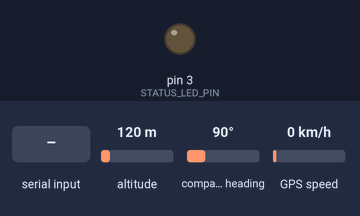
Bench run of a sketch on a simulated Arduino Mega 2560, built with avr-gcc and run on an emulated ATmega2560. Shown: output pins drawn as LEDs (lit = HIGH). The test bench sets the inputs (shaded band); at power-on: altitude 120 m, compass heading 90°, GPS speed 0 km/h. The GPS gets a fix after 3 s at 37.7749, -122.4194 with 8 satellites; what the sketch prints to the serial monitor is not drawn.

Above: at 0.6 s.
At 8.9 s:
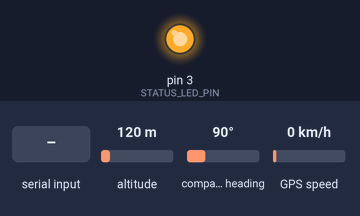
9.0 s: altitude set to 20 m
12.6 s: "$\n" received over the second serial link
16.2 s: altitude set to 500 m
Timing chart, 0 to 19.2 s (numbered marks = the images above; inputs shaded):
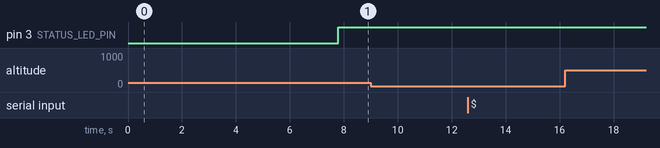

The sketch:

RocketGpsDebug.ino
```cpp
#include <Arduino.h>
#include "src/TinyGPS++.h"

// Rocket GPS-only debug firmware for Teensy 4.1.
// Keeps the test isolated from LoRa, IMU, barometer, SD, and NAND.

#define GPS_SERIAL Serial1
#define GPS_BAUD 9600
#define STATUS_LED_PIN 3
#define STATUS_PRINT_MS 1000
#define GPS_STALE_MS 3000

TinyGPSPlus gps;

static uint32_t lastPrintMs = 0;
static uint32_t lastGpsByteMs = 0;
static uint32_t lastFixMs = 0;
static bool ledState = false;
static char nmeaLine[128];
static uint8_t nmeaLen = 0;

static void printHexByte(uint8_t b) {
  if (b < 16) Serial.print('0');
  Serial.print(b, HEX);
}

static void sendUbx(const uint8_t *msg, size_t len) {
  GPS_SERIAL.write(msg, len);
  GPS_SERIAL.flush();
}

static void sendUbxPacket(uint8_t cls, uint8_t id, const uint8_t *payload, uint16_t payloadLen) {
  uint8_t ckA = 0;
  uint8_t ckB = 0;

  auto updateChecksum = [&](uint8_t b) {
    ckA = (uint8_t)(ckA + b);
    ckB = (uint8_t)(ckB + ckA);
  };

  GPS_SERIAL.write(0xB5);
  GPS_SERIAL.write(0x62);

  GPS_SERIAL.write(cls);
  updateChecksum(cls);

  GPS_SERIAL.write(id);
  updateChecksum(id);

  uint8_t lenLo = (uint8_t)(payloadLen & 0xFF);
  uint8_t lenHi = (uint8_t)((payloadLen >> 8) & 0xFF);
  GPS_SERIAL.write(lenLo);
  updateChecksum(lenLo);
  GPS_SERIAL.write(lenHi);
  updateChecksum(lenHi);

  for (uint16_t i = 0; i < payloadLen; ++i) {
    GPS_SERIAL.write(payload[i]);
    updateChecksum(payload[i]);
  }

  GPS_SERIAL.write(ckA);
  GPS_SERIAL.write(ckB);
  GPS_SERIAL.flush();
}

static bool waitForUbxAck(uint8_t cls, uint8_t id, uint32_t timeoutMs) {
  uint8_t ack[10] = {0};
  size_t pos = 0;
  uint32_t startMs = millis();

  while ((millis() - startMs) < timeoutMs) {
    while (GPS_SERIAL.available() > 0) {
      uint8_t c = (uint8_t)GPS_SERIAL.read();
      handleNmeaByte((char)c);
      gps.encode((char)c);
      lastGpsByteMs = millis();

      if (pos == 0 && c != 0xB5) continue;
      if (pos == 1 && c != 0x62) {
        pos = 0;
        continue;
      }

      ack[pos++] = c;
      if (pos >= sizeof(ack)) {
        if (ack[2] == 0x05 && ack[3] == 0x01 && ack[6] == cls && ack[7] == id) {
          Serial.print("UBX ACK ");
          printHexByte(cls);
          Serial.print(' ');
          printHexByte(id);
          Serial.println();
          return true;
        }
        if (ack[2] == 0x05 && ack[3] == 0x00 && ack[6] == cls && ack[7] == id) {
          Serial.print("UBX NACK ");
          printHexByte(cls);
          Serial.print(' ');
          printHexByte(id);
          Serial.println();
          return false;
        }
        pos = 0;
      }
    }
  }

  Serial.print("UBX ACK TIMEOUT ");
  printHexByte(cls);
  Serial.print(' ');
  printHexByte(id);
  Serial.println();
  return false;
}

static void configureUbloxMinimal() {
  // CFG-NAV5: set dynamic model to airborne <1g, keep other fields default-ish.
  const uint8_t cfgNav5[] = {
    0xB5, 0x62, 0x06, 0x24, 0x24, 0x00,
    0x01, 0x00,       // mask: apply dyn model
    0x06,             // dynModel: airborne <1g
    0x03,             // fixMode: auto 2D/3D
    0x00, 0x00, 0x00, 0x00,
    0x10, 0x27, 0x00, 0x00,
    0x05, 0x00,
    0xFA, 0x00,
    0xFA, 0x00,
    0x64, 0x00,
    0x2C, 0x01,
    0x00, 0x00,
    0x00, 0x00,
    0x10, 0x27, 0x00, 0x00,
    0x00, 0x00, 0x00, 0x00,
    0x13, 0x76
  };

  // CFG-RATE: 1000 ms measurement rate, GPS time reference.
  const uint8_t cfgRate1Hz[] = {
    0xB5, 0x62, 0x06, 0x08, 0x06, 0x00,
    0xE8, 0x03,       // measRate 1000 ms
    0x01, 0x00,       // navRate
    0x01, 0x00,       // timeRef = GPS
    0x01, 0x39
  };

  Serial.println("UBX minimal config start");
  sendUbx(cfgNav5, sizeof(cfgNav5));
  waitForUbxAck(0x06, 0x24, 1500);
  sendUbx(cfgRate1Hz, sizeof(cfgRate1Hz));
  waitForUbxAck(0x06, 0x08, 1500);
  Serial.println("UBX minimal config end");
}

static void factoryResetUblox() {
  // UBX-CFG-CFG:
  // clear permanent config to defaults, then load defaults into current config.
  // Lower 16 bits are the documented config sections on older u-blox generations.
  const uint8_t cfgCfgFactory[] = {
    0xFF, 0xFF, 0x00, 0x00, // clearMask
    0x00, 0x00, 0x00, 0x00, // saveMask
    0xFF, 0xFF, 0x00, 0x00, // loadMask
    0x17                    // deviceMask: BBR + Flash + EEPROM + SPI flash
  };

  Serial.println("UBX factory reset start");
  sendUbxPacket(0x06, 0x09, cfgCfgFactory, sizeof(cfgCfgFactory));
  waitForUbxAck(0x06, 0x09, 2000);
  Serial.println("UBX factory reset end");
}

static void coldRestartUblox() {
  // UBX-CFG-RST: controlled software reset, cold start.
  const uint8_t cfgRstCold[] = {
    0xB5, 0x62, 0x06, 0x04, 0x04, 0x00,
    0xFF, 0xFF, // navBbrMask: clear all backup data
    0x09,       // resetMode: controlled software reset (GNSS only)
    0x00,       // reserved
    0x15, 0x6F
  };

  Serial.println("UBX cold restart start");
  sendUbx(cfgRstCold, sizeof(cfgRstCold));
  waitForUbxAck(0x06, 0x04, 1500);
  Serial.println("UBX cold restart end");
}

static bool gpsBytesFresh() {
  return lastGpsByteMs != 0 && (millis() - lastGpsByteMs) <= GPS_STALE_MS;
}

static void updateLed() {
  if (gps.location.isValid()) {
    digitalWrite(STATUS_LED_PIN, HIGH);
    return;
  }

  if (!gpsBytesFresh()) {
    digitalWrite(STATUS_LED_PIN, LOW);
    return;
  }

  ledState = !ledState;
  digitalWrite(STATUS_LED_PIN, ledState ? HIGH : LOW);
}

static void printStatus() {
  Serial.print("gpsdbg ms=");
  Serial.print(millis());
  Serial.print(" bytesFresh=");
  Serial.print(gpsBytesFresh() ? "1" : "0");
  Serial.print(" chars=");
  Serial.print((unsigned long)gps.charsProcessed());
  Serial.print(" pass=");
  Serial.print((unsigned long)gps.passedChecksum());
  Serial.print(" fail=");
  Serial.print((unsigned long)gps.failedChecksum());
  Serial.print(" fixSent=");
  Serial.print((unsigned long)gps.sentencesWithFix());
  Serial.print(" locValid=");
  Serial.print(gps.location.isValid() ? "1" : "0");
  Serial.print(" altValid=");
  Serial.print(gps.altitude.isValid() ? "1" : "0");
  Serial.print(" dateValid=");
  Serial.print(gps.date.isValid() ? "1" : "0");
  Serial.print(" timeValid=");
  Serial.print(gps.time.isValid() ? "1" : "0");
  Serial.print(" sats=");
  if (gps.satellites.isValid()) {
    Serial.print(gps.satellites.value());
  } else {
    Serial.print("-1");
  }
  Serial.print(" hdop=");
  if (gps.hdop.isValid()) {
    Serial.print(gps.hdop.value() * 0.01f, 2);
  } else {
    Serial.print("-1");
  }
  Serial.print(" lat=");
  if (gps.location.isValid()) {
    Serial.print(gps.location.lat(), 7);
  } else {
    Serial.print("nan");
  }
  Serial.print(" lon=");
  if (gps.location.isValid()) {
    Serial.print(gps.location.lng(), 7);
  } else {
    Serial.print("nan");
  }
  Serial.print(" altM=");
  if (gps.altitude.isValid()) {
    Serial.print(gps.altitude.meters(), 2);
  } else {
    Serial.print("nan");
  }
  Serial.print(" spdMps=");
  if (gps.speed.isValid()) {
    Serial.print(gps.speed.mps(), 2);
  } else {
    Serial.print("nan");
  }
  Serial.print(" lastByteAgeMs=");
  if (lastGpsByteMs != 0) {
    Serial.print((unsigned long)(millis() - lastGpsByteMs));
  } else {
    Serial.print("-1");
  }
  Serial.print(" fixAgeMs=");
  if (gps.location.isValid()) {
    Serial.print("0");
  } else if (lastFixMs != 0) {
    Serial.print((unsigned long)(millis() - lastFixMs));
  } else {
    Serial.print("-1");
  }
  Serial.println();
}

static void handleNmeaByte(char c) {
  if (c == '\r') return;

  if (c == '$') {
    nmeaLen = 0;
    if (nmeaLen < sizeof(nmeaLine) - 1) {
      nmeaLine[nmeaLen++] = c;
    }
    return;
  }

  if (c == '\n') {
    if (nmeaLen > 0) {
      nmeaLine[nmeaLen] = '\0';
      Serial.print("NMEA ");
      Serial.println(nmeaLine);
    }
    nmeaLen = 0;
    return;
  }

  if (nmeaLen > 0 && nmeaLen < sizeof(nmeaLine) - 1) {
    nmeaLine[nmeaLen++] = c;
  }
}

void setup() {
  Serial.begin(115200);
  delay(500);

  pinMode(STATUS_LED_PIN, OUTPUT);
  digitalWrite(STATUS_LED_PIN, LOW);

  GPS_SERIAL.begin(GPS_BAUD);

  Serial.println("RocketGpsDebug ready");
  delay(200);
  factoryResetUblox();
  delay(1500);
  coldRestartUblox();
  delay(2000);
}

void loop() {
  while (GPS_SERIAL.available() > 0) {
    char c = (char)GPS_SERIAL.read();
    handleNmeaByte(c);
    gps.encode(c);
    lastGpsByteMs = millis();
  }

  if (gps.location.isValid()) {
    lastFixMs = millis();
  }

  uint32_t nowMs = millis();
  if ((uint32_t)(nowMs - lastPrintMs) >= STATUS_PRINT_MS) {
    lastPrintMs = nowMs;
    printStatus();
  }

  updateLed();
}
```

Measured:
- after the input at 9.0 s, every drawn part: stays the same
- after the input at 12.6 s, every drawn part: stays the same
- after the input at 16.2 s, every drawn part: stays the same
